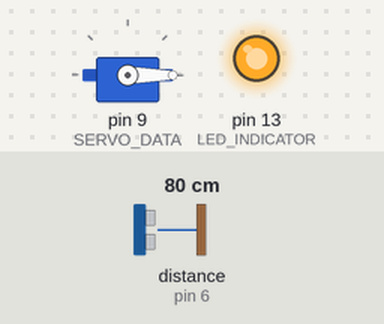
Bench run of a sketch on a simulated Arduino Uno, built with avr-gcc and run on an emulated ATmega328P. Shown: servo, output pins drawn as LEDs (lit = HIGH). Wiring (inferred from the names in the program): ultrasonic range finder: trigger pin 5; echo pin 6. Inputs (shaded band) come from the test bench; at power-on: distance to the obstacle (sensor on pin 6) 80 cm. The echo pulse lasts 58.3 µs per cm; pins used as bus, display or sensor lines are not drawn.

Above: at 1.2 s.
1.3 s: distance to the obstacle (sensor on pin 6) set to 19 cm
4.3 s: distance to the obstacle (sensor on pin 6) set to 15 cm
At 5.5 s:
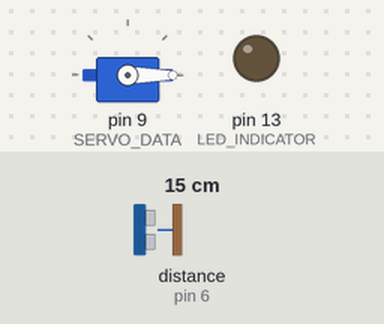
6.0 s: distance to the obstacle (sensor on pin 6) set to 18 cm
9.0 s: distance to the obstacle (sensor on pin 6) set to 21 cm
At 11.1 s:
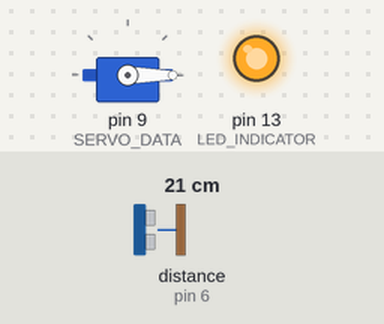
12.0 s: distance to the obstacle (sensor on pin 6) set to 2 cm
At 13.2 s:
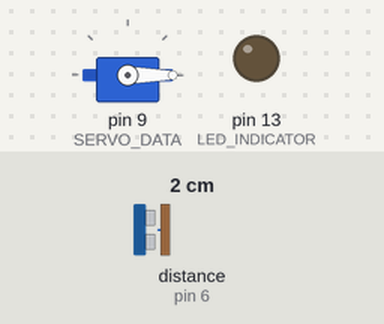
Timing chart, 0 to 14.5 s (numbered marks = the images above; inputs shaded):
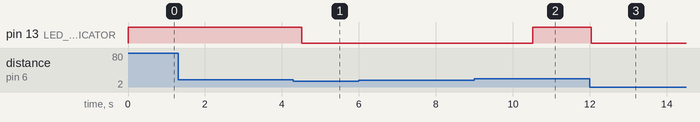

Measured:
- the behaviour switches between 18 and 17 cm on distance to the obstacle (sensor on pin 6) (found by bisection; images 0 and 1)
- the behaviour switches between 20 and 21 cm on distance to the obstacle (sensor on pin 6) (found by bisection; images 1 and 2)
- after the input at 1.3 s, every drawn part: stays the same
- after the input at 4.3 s, pin 13 (LED_INDICATOR): HIGH → LOW after 0.22 s instead of 0.73 s
- after the input at 6.0 s, every drawn part: stays the same
- after the input at 9.0 s, pin 13 (LED_INDICATOR): LOW → HIGH after 1.5 s
- after the input at 12.0 s, pin 13 (LED_INDICATOR): HIGH → LOW at once

The sketch:

C8-Claw-Scooper-Bucket-Blue.ino
```cpp
#include <Servo.h>

//Set the servo angle to the claw open position
void OpenClaw();
//Set the servo angle to the claw closed position
void CloseClaw();
//Apply a one-pole digital low pass fiter to the distance read by the ultrasonic sensor
void SmoothDistance();
//Read the distance from the ultrasonic sensor
float ReadDistance();


const int MAX_USS_DISTANCE_CM = 200; //The maximum reading for the ultrasonic sensor, used in initialization in setup()
const int GROUND_THRESHOLD_HEIGHT_CM = 20;
const int GROUND_HEIGHT_CM = 15;

const int SERVO_OPEN = 0; //Position of servo for claw to be open  //For Green claw this value is 30, for Blue this value is 0
const int SERVO_CLOSED = 120; //Position of servo for claw to be closed //For Green claw this value is 180, for blue this value is 120

//Servo pins
const int SERVO_DATA = 9;

//Ultrasonic sensor(USS) pins
const int USS_VCC = 4;
const int USS_TRIG = 5;
const int USS_ECHO = 6;
const int USS_GND = 7;

//Height indicator LED, using built in LED
const int LED_INDICATOR = 13;


bool clawEnabled = false;
bool clawActuated = false; //Store whether claw has opened or closed while it is below the threshold height
bool clawPosition = false; //Closed Claw is false, Open claw is true

Servo clawServo;

float distance = -1.0;

void setup() {
  //Ultrasonic sensor(USS) initialization
  pinMode(USS_TRIG, OUTPUT);
  pinMode(USS_ECHO, INPUT);
  pinMode(USS_VCC, OUTPUT);
  pinMode(USS_GND, OUTPUT);

  digitalWrite(USS_VCC, HIGH);
  digitalWrite(USS_GND, LOW);


  //Servo initialization
  clawServo.attach(SERVO_DATA);
  clawServo.write(SERVO_OPEN);


  //LED indicator initialization
  pinMode(LED_INDICATOR, OUTPUT);

  digitalWrite(LED_INDICATOR, LOW);

  //Serial Initialization
  Serial.begin(115200);

}

void loop() {
  //Uncoment Serial for Debugging
  //Serial.print(distance);
  //Serial.println();
  //Read a new distance value from the ultrasonic sensor and apply filtering
  SmoothDistance();


  //When the claw passes below the height threshold it becomes enabled
  if(distance < GROUND_THRESHOLD_HEIGHT_CM && !clawEnabled && !clawActuated)
  {
    clawEnabled = true;
  }

  //When the claw passes above the height threshold it becomes disabled but it is now able to actuate again
  //Claw can oly actuate once while it is below the height threshold before needing to be brought above the height threshold
  if(distance > GROUND_THRESHOLD_HEIGHT_CM)
  {
    clawEnabled = false;
    clawActuated = false;

    digitalWrite(LED_INDICATOR, HIGH);
  }
  else
  {
    digitalWrite(LED_INDICATOR, LOW);
  }

  if(distance <= GROUND_HEIGHT_CM && clawEnabled && !clawActuated)
  {
    if(clawPosition == true)
    {
      CloseClaw();
      clawActuated = true;
    }

    else if(clawPosition == false)
    {
      OpenClaw();
      clawActuated = true;
    }
  }

  delay(100);
}

void OpenClaw(){
  clawServo.write(SERVO_OPEN);
  clawPosition = true;
  clawActuated = true;
}

void CloseClaw(){
  clawServo.write(SERVO_CLOSED);
  clawPosition = false;
  clawActuated = true;
}

void SmoothDistance(){
  if(distance == -1.0){
    distance = ReadDistance();
    return distance;
  }

  //By updating the distance by the change in distance, the average of multiple values can be use without actually storing multiple values
  //using factor of 0.1 approximates average of the last 10 readings
  distance += 0.1 * (ReadDistance() - distance);

  if(distance >= MAX_USS_DISTANCE_CM)
  {
    distance = MAX_USS_DISTANCE_CM;
  }
  return distance;
}

float ReadDistance(){
  //Clear trigger pin to prevent weird stuff
  digitalWrite(USS_TRIG, LOW);
  delayMicroseconds(2);

  //Pulse the trigger pin high to send out a 40KHz signal,
  digitalWrite(USS_TRIG, HIGH);
  delayMicroseconds(10);
  digitalWrite(USS_TRIG, LOW);

  //Measure the time until the echo pin flips high, this happens when the sensor detects it's signal returning
  long duration = pulseIn(USS_ECHO, HIGH);

  //Calculate the distance in using (velocity * time) and divide by two to find the one way distance
  //duration is in units microseconds
  //velocity is the speed of sound in cm/ms which is 34.3cm/ms, the duration is converted to ms using the 1/1000 conversion ratio
  //duration is divided by 2 because duration is the time for a round trip rather than one way
  return (duration * 0.001 * 34.3)/2;
}
```
